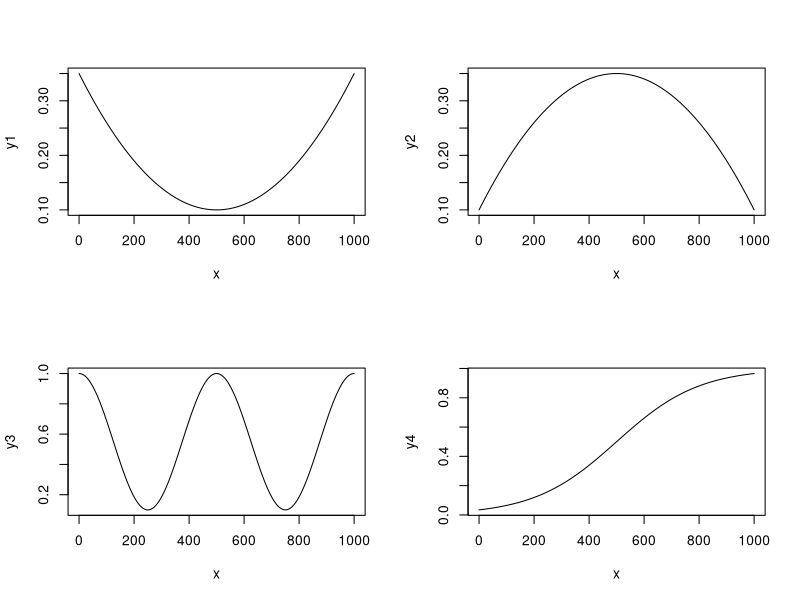

Write R code to recreate this figure.
rm(list=ls())

M = 1000
delta = 0.1
x = c(0:M)

y1 = ((x-M/2)/M)^2 + delta
y2 = -y1 + 0.45
y3 = 0.9*cos(2*pi*x/(M))^2+0.1
y4 = 0.5*tanh((x-M/2)/(M*0.3)) + 0.5

par(mfrow=c(2,2))

plot(x, y1, type="l")
plot(x, y2, type = "l")
plot(x, y3, type = "l")
plot(x, y4, type = "l")
